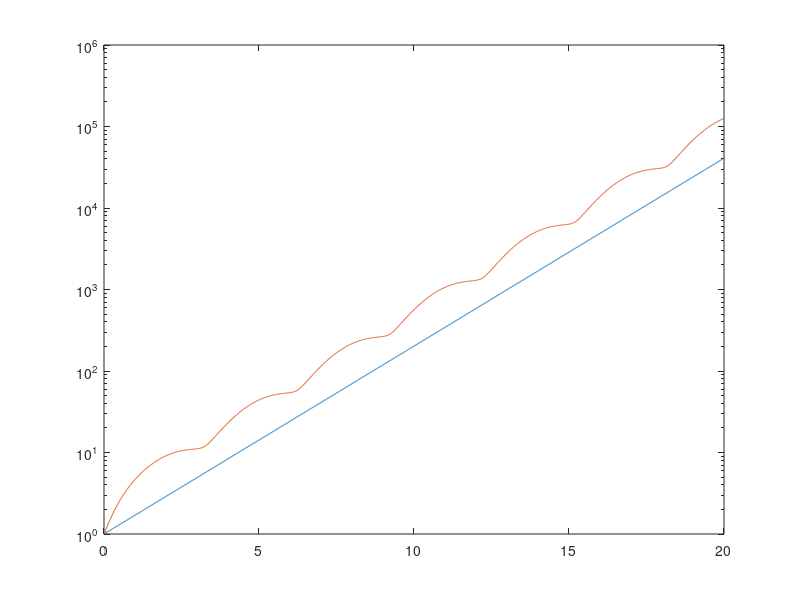

This figure's MATLAB source:
clear;
matrix_size = 10;
A = randn(matrix_size,matrix_size) - 2*eye(matrix_size);
alpha = max(real(eig(A)));
time_scale = 0.01;
indices = [1:20/time_scale];
x = indices * time_scale;
for index = indices
    t = index * time_scale;
    y_1(index) = expm(t*alpha);
    y_2(index) = norm(expm(t*A));
end
figure;
semilogy(x,y_1);
hold;
semilogy(x,y_2);
eig(A)

